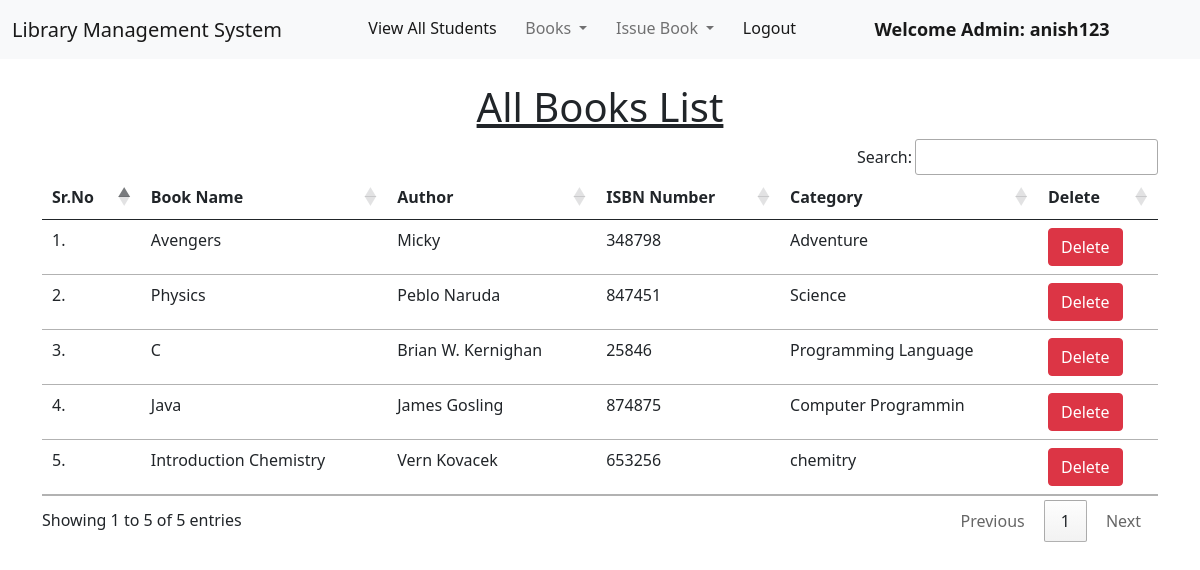
Screenshot of /view_books/ (signed in) with the database file from the repository.
### library/models.py (models this page shows, shortened)
class Book(models.Model):
    name = models.CharField(max_length=200)
    author = models.CharField(max_length=200)
    isbn = models.PositiveIntegerField()
    category = models.CharField(max_length=50)

### library/views.py (the view)
# urls.py: path('view_books/',views.view_books,name='view_books'),
@login_required(login_url='/admin_login')
def view_books(request):
    books = Book.objects.all()
    return render(request, "view_books.html",{'books':books})

### library/templates/view_books.html (shortened to what this page needs)
{% extends 'admin_navbar.html' %}
{% load static %}
{% block content %}
<div class="container mt-4">
    <h1 class="text-center"><u>All Books List</u></h1>
    <table class="table table-hover" id="example">
        <thead>
            <tr>
                <th>Sr.No</th>
                <th>Book Name</th>
                <th>Author</th>
                <th>ISBN Number</th>
                <th>Category</th>
                <th>Delete</th>
            </tr>
        </thead>
        <tbody>
            {% for book in books %}
            <tr>
                <td>{{forloop.counter}}.</td>
                <td>{{book.name}}</td>
                <td>{{book.author}}</td>
                <td>{{book.isbn}}</td>
                <td>{{book.category}}</td>
                <td><a href="/delete_book/{{book.id}}/" class="btn btn-danger" onclick="return confirm('Are you sure you want to delete this book?')">Delete</a></td>
            </tr>
            {% endfor %}
        </tbody>
    </table>
    </div>
{% endblock content %}

### library/templates/admin_navbar.html (shortened to what this page needs)
<!doctype html>
<html lang="en">
  <head>
    <link href="https://cdn.jsdelivr.net/npm/bootstrap@5.1.0/dist/css/bootstrap.min.css" rel="stylesheet">
    <link rel="stylesheet" href="https://cdn.datatables.net/1.10.25/css/jquery.dataTables.min.css">
    <link rel="stylesheet" href="https://cdn.datatables.net/buttons/1.7.1/css/buttons.dataTables.min.css">
  </head>
  <body>
    <nav class="navbar navbar-expand-lg navbar-light bg-light">
        <div class="container-fluid">
          <a class="navbar-brand" href="#">Library Management System</a>
          <div class="collapse navbar-collapse" id="navbarSupportedContent">
            <ul class="navbar-nav me-auto mb-2 mb-lg-0">
              <li class="nav-item">
                <a class="nav-link active" aria-current="page" href="/view_students/">View All Students</a>
              </li>
              <li class="nav-item dropdown">
                <a class="nav-link dropdown-toggle" href="#" id="navbarDropdown" role="button" data-bs-toggle="dropdown" aria-expanded="false">
                  Books
                </a>
              </li>
              <li class="nav-item dropdown">
                <a class="nav-link dropdown-toggle" href="#" id="navbarDropdown" role="button" data-bs-toggle="dropdown" aria-expanded="false">
                  Issue Book
                </a>
              </li>
              <li class="nav-item">
                <a class="nav-link active" aria-current="page" href="/logout/">Logout</a>
              </li>
              <li class="nav-item">
                <a style="font-weight:600; font-family:'Segoe UI', Tahoma, Geneva, Verdana, sans-serif; font-size: large;" class="nav-link active" href="#">Welcome Admin: {{request.user}}</a>
              </li>
            </ul>
          </div>
        </div>
      </nav>
      {% block content %}
      {% endblock content %}
  </body>
</html>

### rows the page displays
Book: name "Avengers", author "Micky", isbn "348798", category "Adventure"
Book: name "Physics", author "Peblo Naruda", isbn "847451", category "Science"
Book: name "C", author "Brian W. Kernighan", isbn "25846", category "Programming Language"
Book: name "Java", author "James Gosling", isbn "874875", category "Computer Programmin"
Book: name "Introduction Chemistry", author "Vern Kovacek", isbn "653256", category "chemitry"

### other values shown
{{ request.user }} "anish123"
